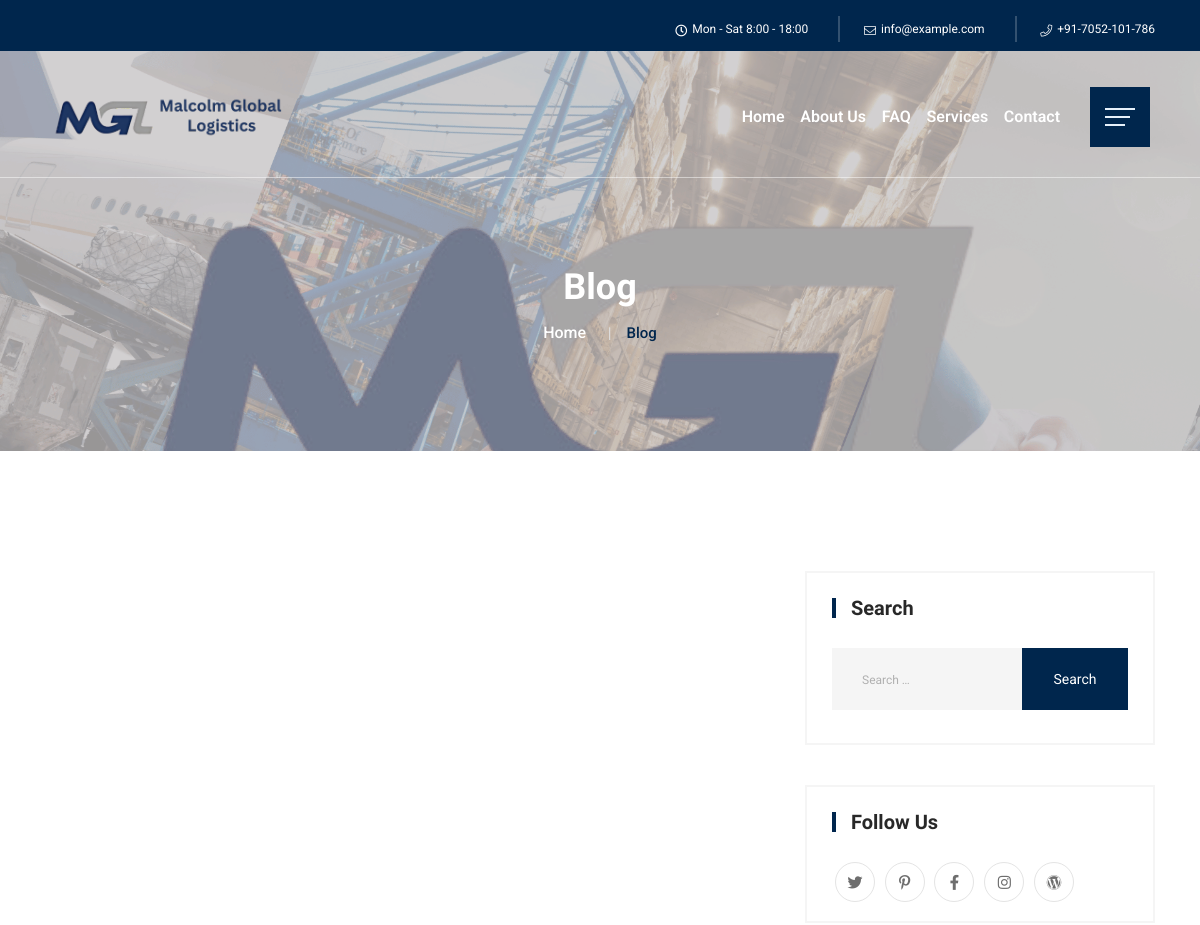
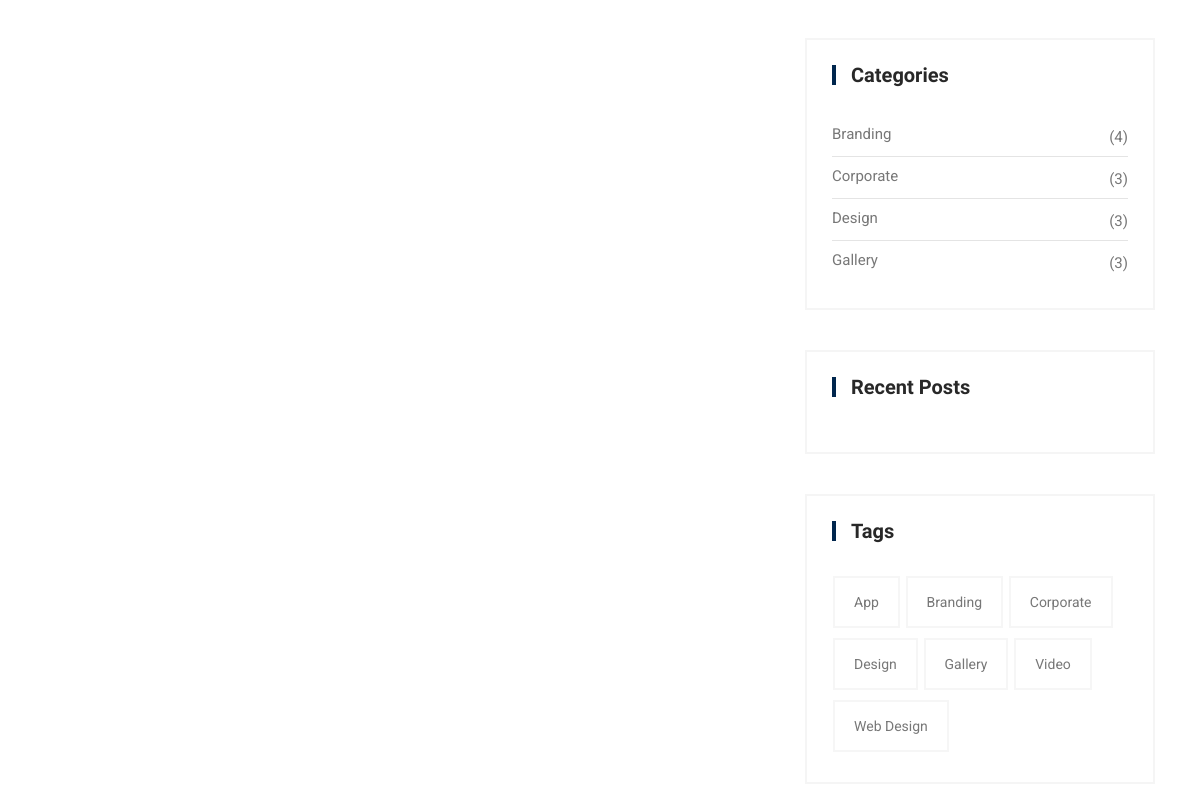
The page /blog/ (upper part) on the database as committed earlier (2 pictures, top to bottom).
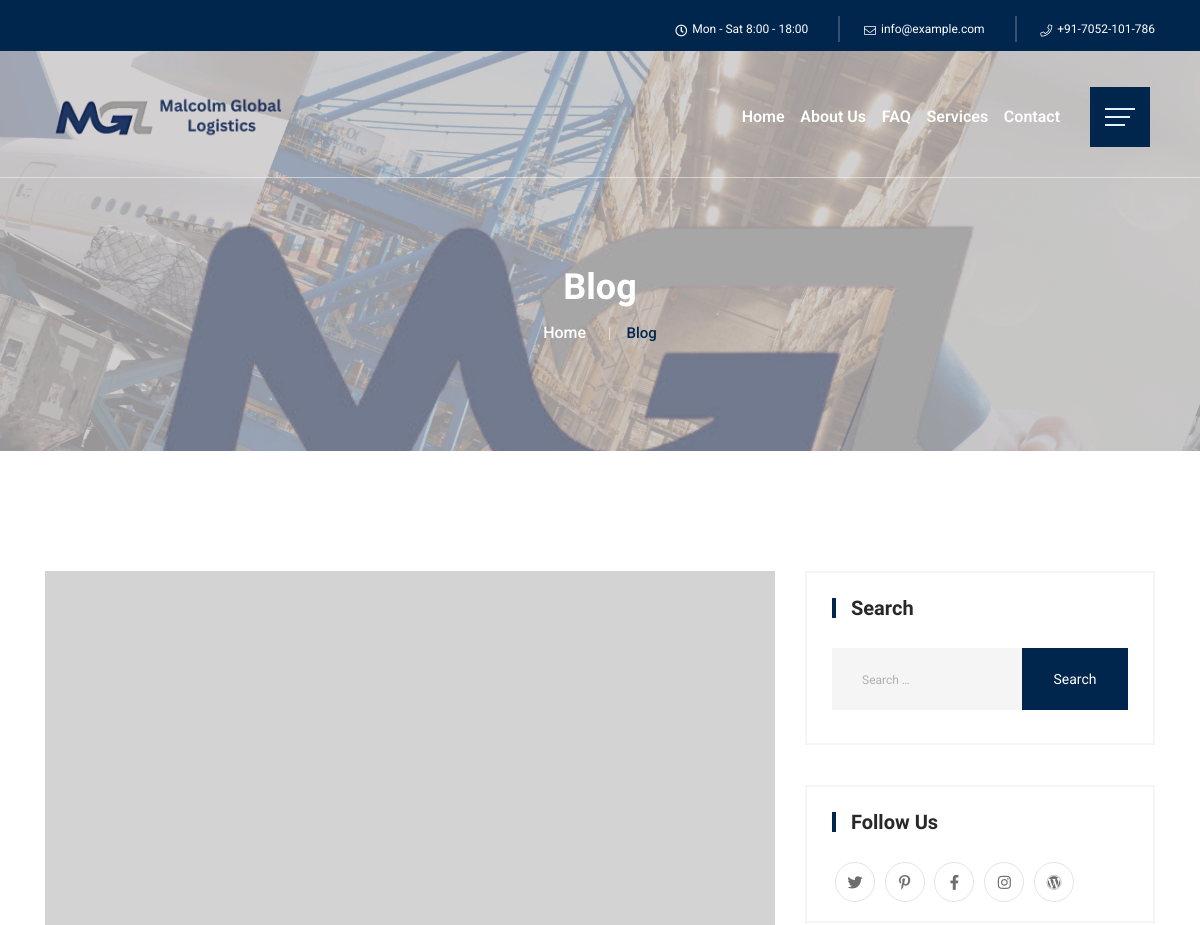
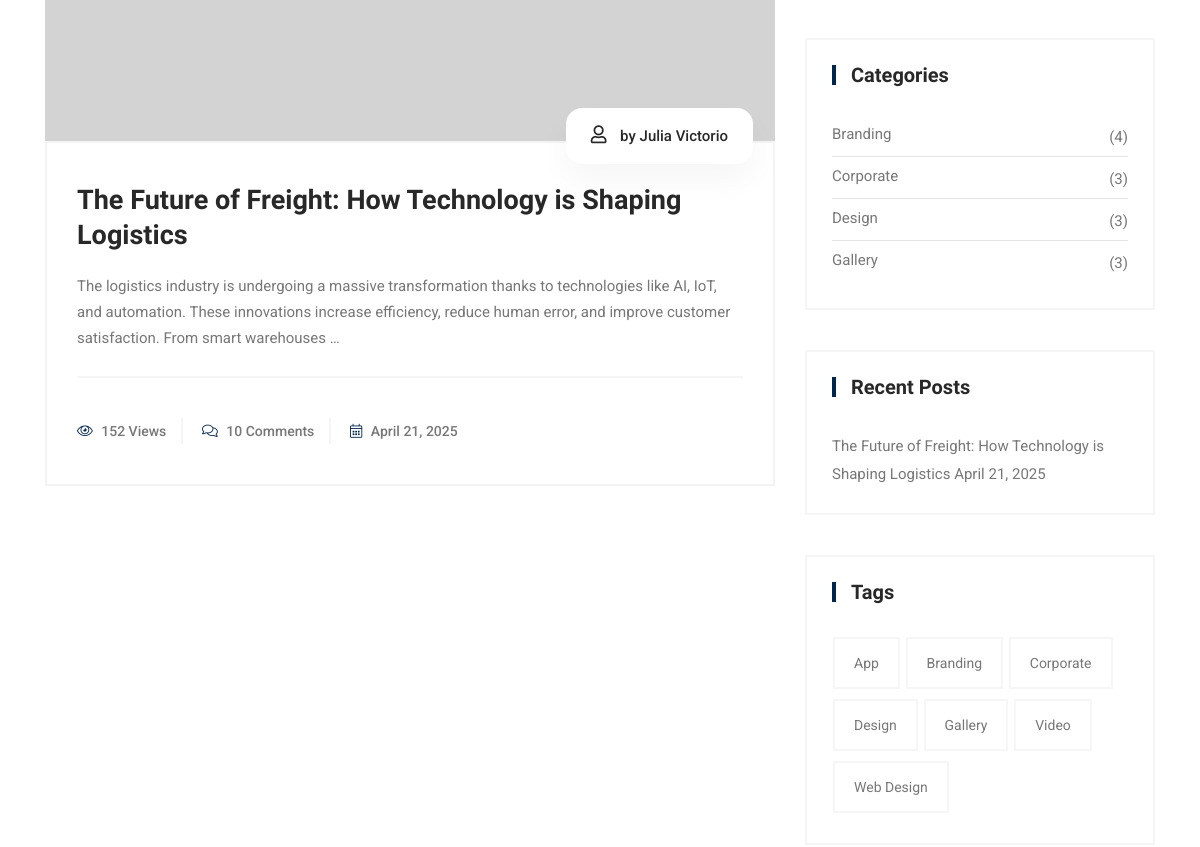
The same page on the database as committed later (2 pictures, top to bottom).
### myapp/models.py (models this page shows, shortened)
class Blog(models.Model):
    title = models.CharField(max_length=200)
    slug = models.SlugField(unique=True, blank=True)
    author = models.CharField(max_length=100, default="Admin")
    content = models.TextField()
    image = models.ImageField(upload_to='blog_images/', null=True, blank=True)
    created_at = models.DateTimeField(auto_now_add=True)
    views = models.PositiveIntegerField(default=0)
    comments = models.PositiveIntegerField(default=0)

### myapp/views.py (the view)
# urls.py: path('blog/', views.blog, name='blog'),
def blog(request):
    blogs = Blog.objects.all().order_by('-created_at')
    return render(request, 'myapp/blog.html', {'blogs': blogs})

### myapp/templates/myapp/blog.html (shortened to what the changed rows need)
{% extends 'myapp/base.html' %}
{% load static %}
{% block content %}
<main>
    <section class="breadcrumb-area d-flex align-items-center" style="background-image:url('{% static 'img/testimonial/test-bg.png' %}')">
        <div class="container">
            <div class="row align-items-center">
                <div class="col-xl-12 col-lg-12">
                    <div class="breadcrumb-wrap text-left">
                        <div class="breadcrumb-title">
                            <h2>Blog</h2>
                        </div>
                    </div>
                </div>
            </div>
        </div>
    </section>
    <section class="inner-blog pt-120 pb-120">
        <div class="container">
            <div class="row">
                <div class="col-lg-8">
                    {% for post in blogs %}
                    <div class="bsingle__post mb-50">
                        <div class="bsingle__post-thumb">
                            {% if post.image %}
                            <img alt="{{ post.title }}" src="{{ post.image.url }}" />
                            {% else %}
                            <img alt="{{ post.title }}" src="{% static 'img/blog/inner_b1.jpg' %}" />
                            {% endif %}
                        </div>
                        <div class="bsingle__content">
                            <div class="admin">
                                <a href="#">
                                    <i class="far fa-user"></i> by {{ post.author }}
                                </a>
                            </div>
                            <h2>
                                <a href="{% url 'blog_detail' slug=post.slug %}">{{ post.title }}</a>
                            </h2>
                            <p>{{ post.content|truncatewords:30 }}</p>
                            <div class="meta-info">
                                <ul>
                                    <li><i class="fal fa-eye"></i> {{ post.views }} Views</li>
                                    <li><i class="fal fa-comments"></i> {{ post.comments }} Comments</li>
                                    <li><i class="fal fa-calendar-alt"></i> {{ post.created_at|date:"F j, Y" }}</li>
                                </ul>
                            </div>
                        </div>
                    </div>
                    {% endfor %}
                </div>
                <div class="col-sm-12 col-md-12 col-lg-4">
                    <aside class="sidebar-widget">
                        <section class="widget widget_search" id="search-3">
                            <h2 class="widget-title">Search</h2>
                        </section>
                        <section class="widget_text widget widget_custom_html">
                            <h2 class="widget-title">Follow Us</h2>
                        </section>
                        <section class="widget widget_categories">
                            <h2 class="widget-title">Categories</h2>
                        </section>
                        <section class="widget widget_recent_entries">
                            <h2 class="widget-title">Recent Posts</h2>
                            <ul>
                                {% for post in blogs|slice:":3" %}
                                <li>
                                    <a href="{% url 'blog_detail' slug=post.slug %}">{{ post.title }}</a>
                                    <span class="post-date">{{ post.created_at|date:"F j, Y" }}</span>
                                </li>
                                {% endfor %}
                            </ul>
                        </section>
                        <section class="widget widget_tag_cloud">
                            <h2 class="widget-title">Tags</h2>
                        </section>
                    </aside>
                </div>
            </div>
        </div>
    </section>
</main>
{% endblock %}

Rows that differ between the two databases and show on the page:
added Blog: author "Julia Victorio", title "The Future of Freight: How Technology is Shaping Logistics", content "The logistics industry is undergoing a massive transformation thanks to technologies like AI, IoT, and automation. These innovations increase efficiency, reduce human error, and improve customer satisfaction. From smart warehouses …", views "152", comments "10", created_at "April 21, 2025"
